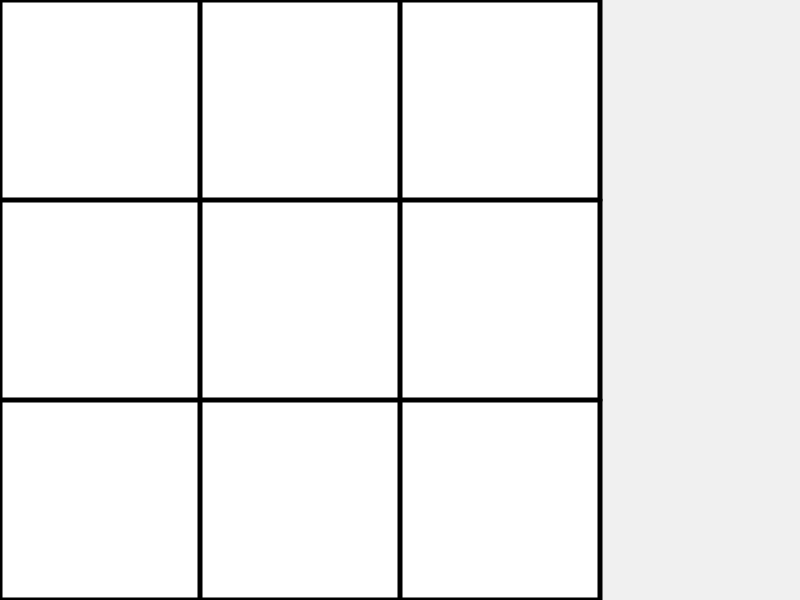
Frame 1 (no input)
Frame 60 (no input): identical to frame 1, image omitted
Frame 120 (the mouse pressed at the canvas centre since frame 60): identical to frame 1, image omitted

The p5.js sketch that drew this single still picture (run headless with seeded random() and noise() and a simulated clock; from frame 60 on, the mouse is pressed at the canvas centre):

// p5.js sketch
// ── sketch.js
var boxes = [0,0,0,0,0,0,0,0,0];
var turn = 0;

function setup() {
  createCanvas(800, 600);
}

function draw() {
  background(240);
  strokeWeight(5);
  rect(0, 0, 600, 600);
  line(200, 0, 200, 600);
  line(400, 0, 400, 600);
  line(0, 200, 600, 200);
  line(0, 400, 600, 400);
}

function mousePressed() {
  if(mouseX <= 600 && mouseY <= 600) {
    var row = floor(mouseY/200);
    var col = floor(mouseX/200);
    var index = col + row * 3;

    if(turn % 2 == 0) {
      boxes[index] = 1;
    } else {
      boxes[index] = 2;
    }
    turn = turn + 1;

    
  }

  console.log(boxes);
}
